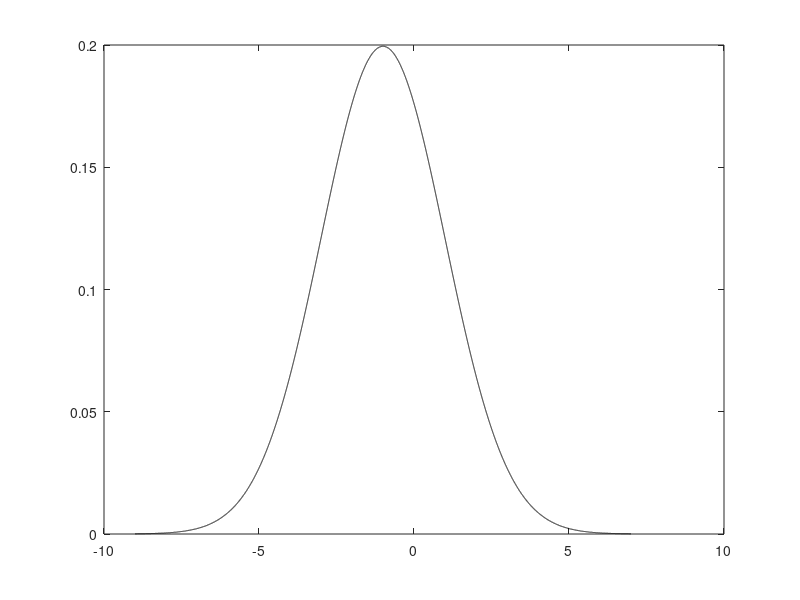

Write MATLAB code to recreate this figure. (Note: this script raises an error after producing the figure.)
% testing parameterisation of logit-normal distribution 

n = 1000000;

dx = 0.001;
x_logit_normal = (0:dx:1)';


%% relaxing both the underlying dist. and the logistic mapping: 
mu_1 = -1;
sig_1 = 2;

x_normal = ((mu_1 - 4*sig_1):dx:(mu_1 + 4*sig_1))';

general_normal = makedist('Normal', 'mu', mu_1, 'sigma', sig_1); %call this N(mu_1, sig_1)
pdf_normal = pdf(general_normal, x_normal);

figure(1)
plot(x_normal, pdf_normal, 'k-')

L = 1
k =  1
x0 = 0
y2_general_logistic = general_logistic(x_normal, L, k, x0);

figure(1)
hold on
plot(x_normal, y2_general_logistic, 'r-')
hold off


sig = k * sig_1;
mu = k * (mu_1 - x0);
pdf_logit_normal = logit_normal_pdf(mu, sig, x_logit_normal);

figure(3)
plot(x_logit_normal, pdf_logit_normal)

function p_LN = logit_normal_pdf(mu, sig, x)

    term_1 = 1./(sig * sqrt(2*pi));

    term_2 = 1./(x.*(1-x));

    logit_x = log(x./(1 - x));

    term_3 = exp(- (logit_x - mu).^2 ./ (2*sig.^2));

    p_LN = term_1 .* term_2 .* term_3;

end

function y = standard_logistic(x)

    y = 1 ./ (1 + exp(-x));

end

function y = general_logistic(x, L, k, x0)

    y = L ./ (1 + exp(-k * (x - x0)));

end